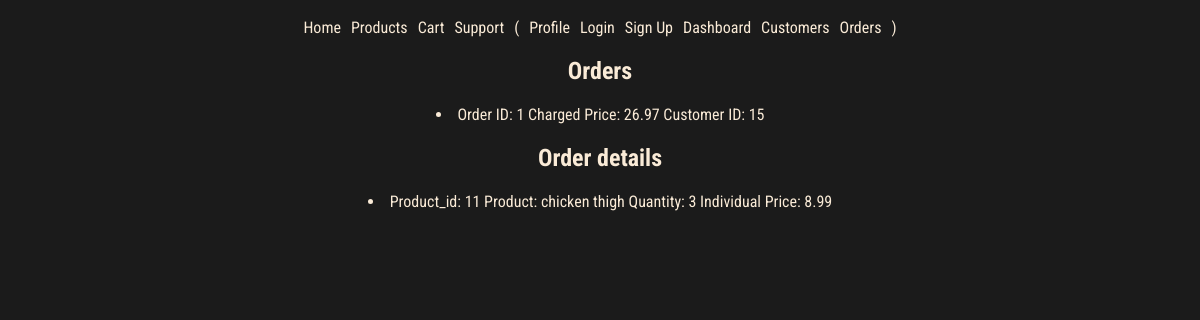
/orders/1, run on an earlier commit of the app's database.
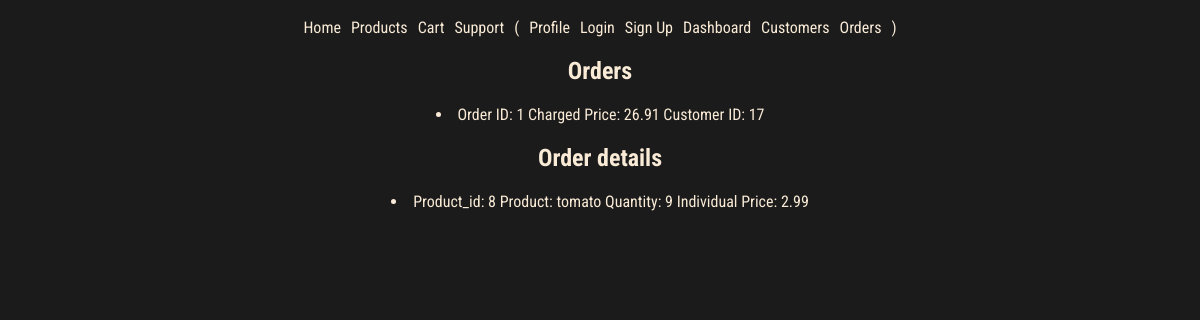
And on a later commit of the database.
### models.py (models this page shows, shortened)
class Order(db.Model):
    id = mapped_column(Integer, primary_key=True)
    user_id = mapped_column(Integer, ForeignKey(User.id), nullable=False)
    user = relationship("User", back_populates="orders")
    total = mapped_column(Numeric, nullable=False, default=0)
    item = relationship("ProductOrder", back_populates="order", cascade="all, delete-orphan")
    created = mapped_column(DateTime(timezone=True), default=datetime.now().replace(microsecond=0))
    processed = mapped_column(DateTime(timezone=True), nullable=True)
    strategy = mapped_column(String(20))  # Add a column to store the strategy used

class ProductOrder(db.Model):
    id = mapped_column(Integer, primary_key=True)
    order_id = mapped_column(Integer, ForeignKey("order.id"), nullable=False)
    product_id = mapped_column(Integer, ForeignKey("product.id"), nullable=False)
    order = relationship("Order", back_populates="item")
    product = relationship("Product", back_populates="orders")
    quantity = mapped_column(Integer, nullable=False, default=0)

class Product(db.Model):
    id = mapped_column(Integer, primary_key=True)
    name = mapped_column(String(200), nullable=False, unique=True)
    price = mapped_column(Numeric, nullable=False, default=0) # :3
    available = mapped_column(Integer, nullable=False, default=0)
    orders = relationship("ProductOrder", back_populates="product", cascade="all, delete-orphan")

### routes/orders.py (the view)
@orders_bp.route('/<int:order_id>')
def order_detail(order_id):
    order = Order.query.get_or_404(order_id)
    return render_template('pages/order_detail.html', order=order)

### templates/pages/order_detail.html
{% extends "base.html" %}
{% block content %}
<h2>Orders</h2>
<li>
    <span>Order ID: {{ order.id }}</span>
    <span>Charged Price: {{ order.total|round(2) }}</span>
    <span>Customer ID: {{ order.user_id }}</span>
</li>
<h2>Order details</h2>
{% for order in order.item %}
<li>
    <span>Product_id: {{ order.product_id }}</span>
    <span>Product: {{ order.product.name }}</span>
    <span>Quantity: {{ order.quantity }}</span>
    <span>Individual Price: {{ order.product.price|round(2) }}</span>
</li>
{% endfor %}
{% endblock %}

What changed in the data, as far as the page shows it:
changed Order id 1: total "26.97" → "26.91"; user_id "15" → "17"
changed ProductOrder: product_id "11" → "8"; product.name "chicken thigh" → "tomato"; quantity "3" → "9"; product.price "8.99" → "2.99"
